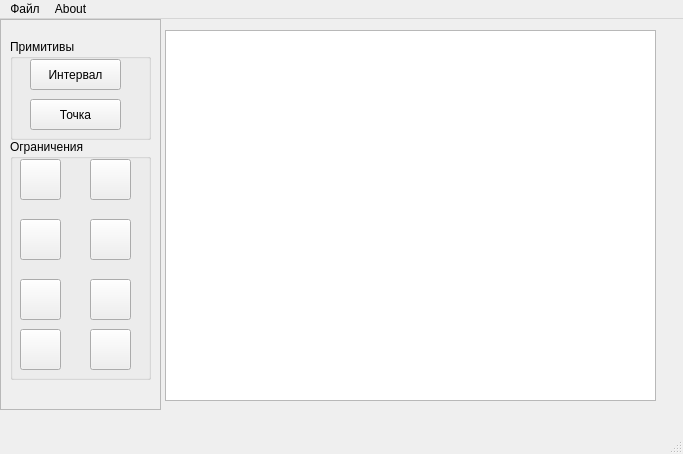
<?xml version="1.0" encoding="UTF-8"?>
<ui version="4.0">
 <class>MainWindow</class>
 <widget class="QMainWindow" name="MainWindow">
  <property name="geometry">
   <rect>
    <x>0</x>
    <y>0</y>
    <width>683</width>
    <height>454</height>
   </rect>
  </property>
  <property name="windowTitle">
   <string>GeoSolve</string>
  </property>
  <widget class="QWidget" name="centralwidget">
   <widget class="QGraphicsView" name="graph">
    <property name="geometry">
     <rect>
      <x>165</x>
      <y>11</y>
      <width>491</width>
      <height>371</height>
     </rect>
    </property>
   </widget>
   <widget class="QFrame" name="frame">
    <property name="geometry">
     <rect>
      <x>0</x>
      <y>0</y>
      <width>161</width>
      <height>391</height>
     </rect>
    </property>
    <property name="frameShape">
     <enum>QFrame::StyledPanel</enum>
    </property>
    <property name="frameShadow">
     <enum>QFrame::Raised</enum>
    </property>
    <widget class="QGroupBox" name="groupBox">
     <property name="geometry">
      <rect>
       <x>10</x>
       <y>20</y>
       <width>141</width>
       <height>101</height>
      </rect>
     </property>
     <property name="title">
      <string>Примитивы</string>
     </property>
     <widget class="QPushButton" name="pushButton_2">
      <property name="geometry">
       <rect>
        <x>20</x>
        <y>20</y>
        <width>91</width>
        <height>31</height>
       </rect>
      </property>
      <property name="text">
       <string>Интервал</string>
      </property>
     </widget>
     <widget class="QPushButton" name="pushButton">
      <property name="geometry">
       <rect>
        <x>20</x>
        <y>60</y>
        <width>91</width>
        <height>31</height>
       </rect>
      </property>
      <property name="mouseTracking">
       <bool>false</bool>
      </property>
      <property name="text">
       <string>Точка</string>
      </property>
     </widget>
    </widget>
    <widget class="QGroupBox" name="groupBox_2">
     <property name="geometry">
      <rect>
       <x>10</x>
       <y>120</y>
       <width>141</width>
       <height>241</height>
      </rect>
     </property>
     <property name="title">
      <string>Ограничения</string>
     </property>
     <widget class="QPushButton" name="pushButton_3">
      <property name="geometry">
       <rect>
        <x>10</x>
        <y>80</y>
        <width>41</width>
        <height>41</height>
       </rect>
      </property>
      <property name="text">
       <string/>
      </property>
     </widget>
     <widget class="QPushButton" name="pushButton_4">
      <property name="geometry">
       <rect>
        <x>10</x>
        <y>20</y>
        <width>41</width>
        <height>41</height>
       </rect>
      </property>
      <property name="text">
       <string/>
      </property>
     </widget>
     <widget class="QPushButton" name="pushButton_5">
      <property name="geometry">
       <rect>
        <x>80</x>
        <y>20</y>
        <width>41</width>
        <height>41</height>
       </rect>
      </property>
      <property name="text">
       <string/>
      </property>
     </widget>
     <widget class="QPushButton" name="pushButton_6">
      <property name="geometry">
       <rect>
        <x>80</x>
        <y>80</y>
        <width>41</width>
        <height>41</height>
       </rect>
      </property>
      <property name="text">
       <string/>
      </property>
     </widget>
     <widget class="QPushButton" name="pushButton_7">
      <property name="geometry">
       <rect>
        <x>10</x>
        <y>140</y>
        <width>41</width>
        <height>41</height>
       </rect>
      </property>
      <property name="text">
       <string/>
      </property>
     </widget>
     <widget class="QPushButton" name="pushButton_8">
      <property name="geometry">
       <rect>
        <x>80</x>
        <y>140</y>
        <width>41</width>
        <height>41</height>
       </rect>
      </property>
      <property name="text">
       <string/>
      </property>
     </widget>
     <widget class="QPushButton" name="pushButton_9">
      <property name="geometry">
       <rect>
        <x>10</x>
        <y>190</y>
        <width>41</width>
        <height>41</height>
       </rect>
      </property>
      <property name="text">
       <string/>
      </property>
     </widget>
     <widget class="QPushButton" name="pushButton_10">
      <property name="geometry">
       <rect>
        <x>80</x>
        <y>190</y>
        <width>41</width>
        <height>41</height>
       </rect>
      </property>
      <property name="text">
       <string/>
      </property>
     </widget>
    </widget>
   </widget>
  </widget>
  <widget class="QMenuBar" name="menubar">
   <property name="geometry">
    <rect>
     <x>0</x>
     <y>0</y>
     <width>683</width>
     <height>21</height>
    </rect>
   </property>
   <widget class="QMenu" name="menufh">
    <property name="title">
     <string>Файл</string>
    </property>
    <addaction name="separator"/>
    <addaction name="separator"/>
    <addaction name="action_3"/>
    <addaction name="action_4"/>
    <addaction name="action_5"/>
   </widget>
   <widget class="QMenu" name="menuAbout">
    <property name="title">
     <string>About</string>
    </property>
   </widget>
   <addaction name="menufh"/>
   <addaction name="menuAbout"/>
  </widget>
  <widget class="QStatusBar" name="statusbar"/>
  <action name="action_3">
   <property name="text">
    <string>Открыть</string>
   </property>
  </action>
  <action name="action_4">
   <property name="text">
    <string>Сохранить</string>
   </property>
  </action>
  <action name="action_5">
   <property name="text">
    <string>Выход</string>
   </property>
  </action>
 </widget>
 <resources/>
 <connections/>
</ui>
